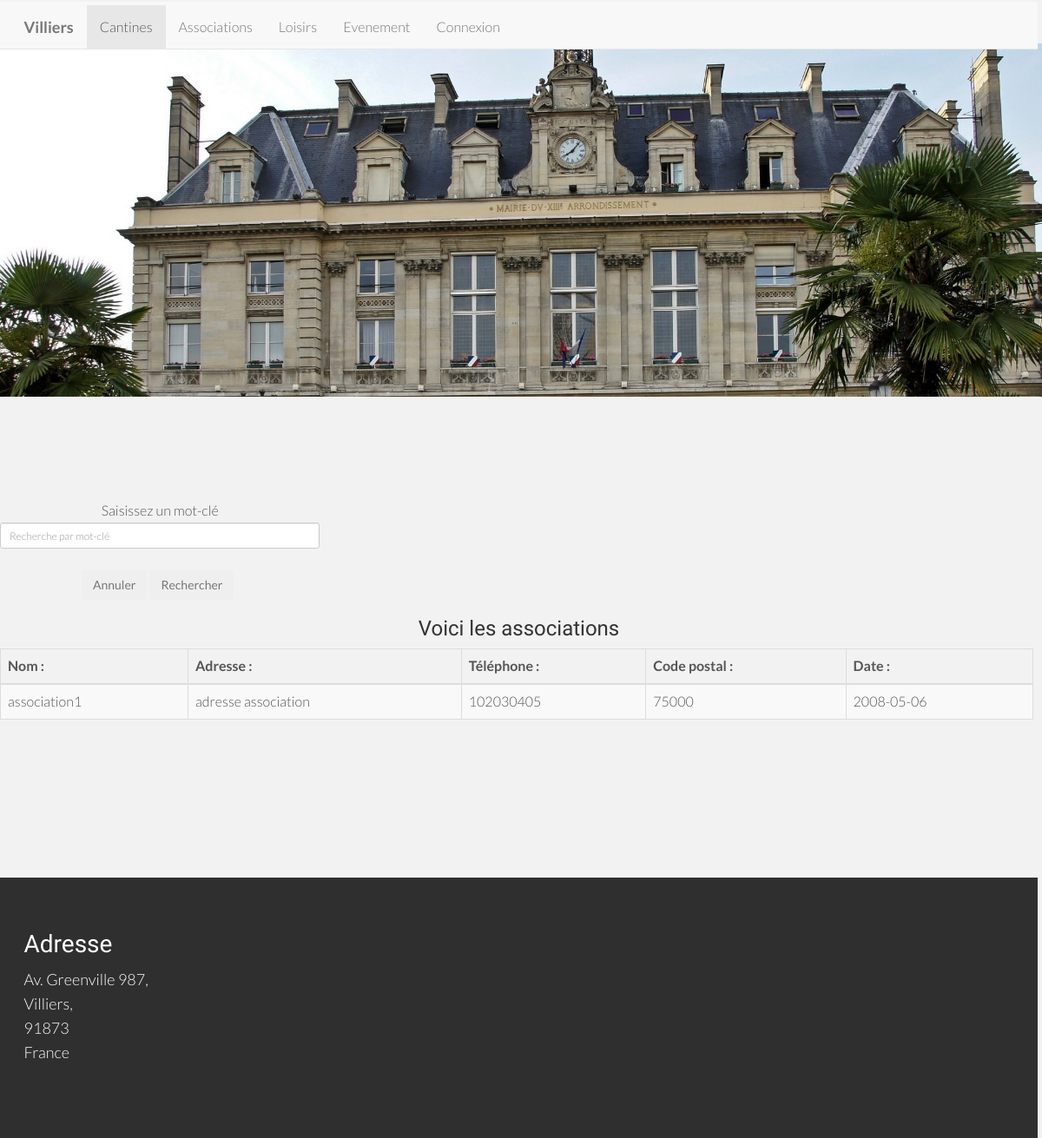
Page /index.php?HS=4 on the earlier database version.
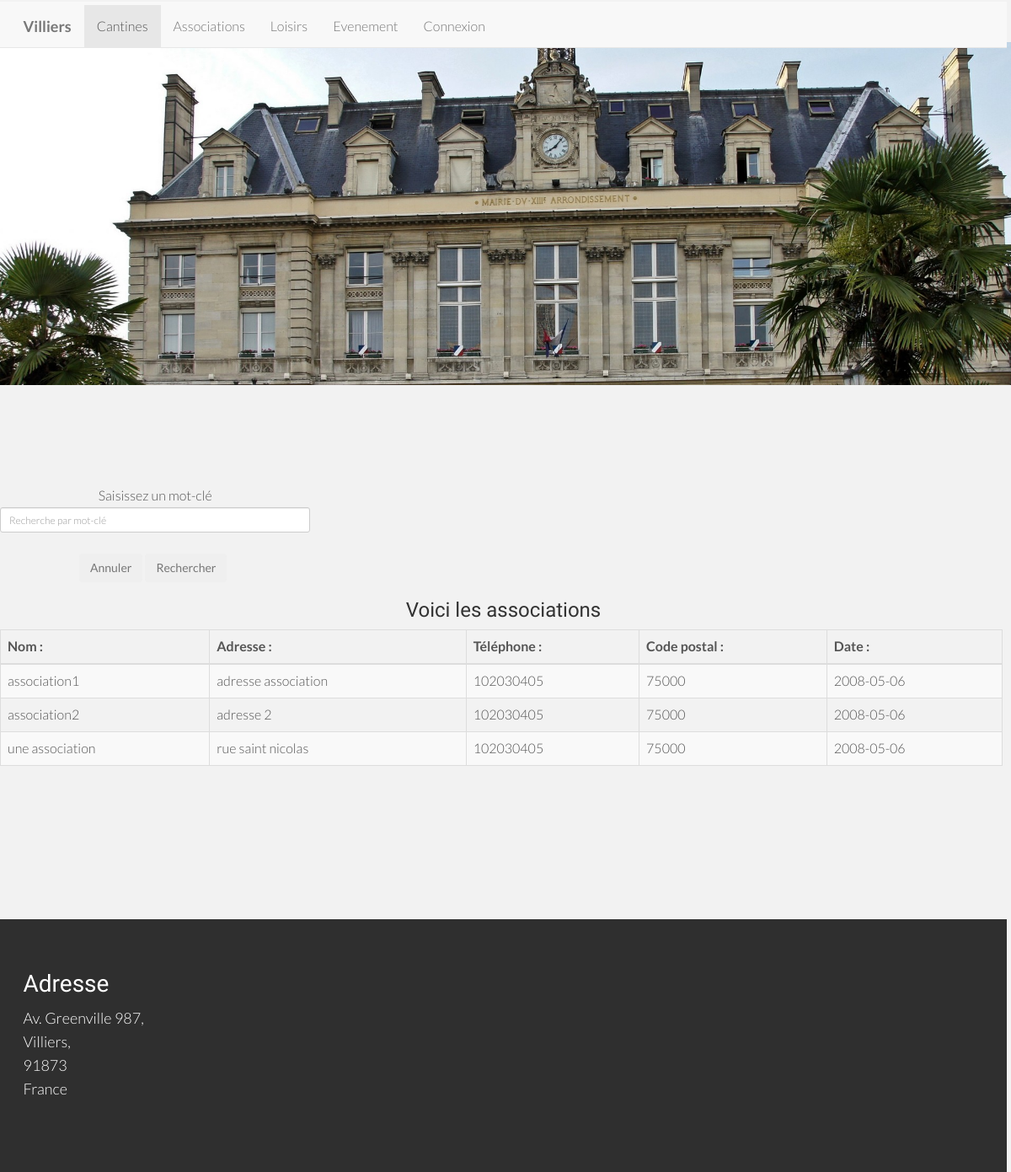
Same page on the later database version.
### tables this page shows
create table association
(idA int(3) not null auto_increment,
libelleA varchar(50),
adresse varchar(50),
tel char(10),
codeP int,
dateA date,
primary key(idA)
);

### controleur/controleur.class.php (called while the page is built, shortened)
<?php
    require_once("modele/modele.class.php");
    class Controleur
    {
        private $unModele;
        public function __construct($serveur, $bdd, $user, $mdp)
        {
            $this->unModele = new Modele ($serveur, $bdd, $user, $mdp);
        }
        public function setTable($uneTable)
        {
            $this->unModele->setTable($uneTable);
        }
        public function selectALL ()
        {
            return $this->unModele->selectALL ();
        }
    }
?>

### modele/modele.class.php (called while the page is built, shortened)
<?php
	class Modele
	{
			private $pdo, $table;
			public function __construct($serveur, $bdd, $user, $mdp)
			{
				$this->pdo=null;
				try{
					$this->pdo = new PDO ("mysql:host=".$serveur.";dbname=".$bdd,$user,$mdp);
				}
				catch (PDOException $exp)
				{
					echo "Erreur de connexion à la base de données";
				}
			}
		public function setTable ($uneTable)
		{
			$this->table=$uneTable;
		}
		public function selectALL ()
		{
			if ($this->pdo !=null)
			{
				$requete = "select * from ".$this->table.";";
					$select = $this->pdo->prepare ($requete);
					$select->execute ();
					return $select->fetchALL();
			}
			else
			{
				return null;
			}
		}
	}
?>

### vue/tableau_association.php (the view, shortened to what this page needs)
					<center>
					<h3> Voici les associations </h3>
					<div class="table-responsive" id="sailorTableArea">
<table id="sailorTable" class="table table-striped table-bordered" width="25%">
<thead>
			<tr>
					 <th> Nom : </th>
					 <th> Adresse :</th>
					 <th> Téléphone : </th>
					 <th> Code postal :</th>
					 <th> Date : </th>
			</tr>
</thead>
<tbody>
					 <?php
					foreach ($lesLignes as $uneLigne)
					{
						echo "<tr> <td>".$uneLigne['libelleA']." </td>
						<td> ".$uneLigne['adresse']." </td>
						<td>".$uneLigne['tel']." </td>
						<td>".$uneLigne['codeP']." </td>
						<td>".$uneLigne['dateA']."</td>
						</tr>";
					}
					?>
</tbody>
					</table>
					</center>

### index.php (shortened to what this page needs)
<?php
	require_once ("controleur/controleur.class.php");
	$unControleur = new Controleur ("localhost", "mairie", "root", "");
?>
<!DOCTYPE html>
<html lang="en">
<head>
  <link href="lib/bootstrap/css/bootstrap.min.css" rel="stylesheet">
  <link href="css/style.css" rel="stylesheet">
</head>
<body data-spy="scroll" data-offset="0" data-target="#navigation">
  <?php
  if (isset($_SESSION['idP']))
  {
	  include("vue/nav_connexion.php");
  }else{
	  include("vue/nav.php");
  }
  ?>
            <img src="img/mairie15.png" width="100%"height="10%" >
<center>
<br>
<?php
	if(isset($_GET['HS']))
	{
		switch ($_GET['HS'])
				{
					case 4:
						include("vue/recherche.php");
						$unControleur->setTable("association");
						$lesLignes = $unControleur->selectALL();
						include("vue/tableau_association.php");
						break;
				}
	}
	?>
</center>
<br><br><br><br><br>
    <div id="footerwrap">
      <div class="container">
          <h3>Adresse</h3>
          <p>
            Av. Greenville 987,<br/> Villiers,<br/> 91873
            <br/> France
          </p>
      </div>
    </div>
</body>
</html>

### vue/nav.php (shortened to what this page needs)
<div id="navigation" class="navbar navbar-default navbar-fixed-top">
    <div class="container">
      <div class="navbar-header">
        <a class="navbar-brand smothscroll" href="#home"><b>Villiers</b></a>
      </div>
      <div class="navbar-collapse collapse">
        <ul class="nav navbar-nav">
          <li class="active"><a href="index.php?HS=1">Cantines</a></li>
          <li><a href="index.php?HS=4">Associations</a></li>
          <li><a href="index.php?HS=2">Loisirs</a></li>
          <li><a href="index.php?HS=3">Evenement</a></li>
		  <li><a href="index.php?HS=5">Connexion</a></li>
        </ul>
      </div>
    </div>
  </div>

### vue/recherche.php (shortened to what this page needs)
<bR>
<bR>
<bR>
<bR>
    <div>
        <div class="row">
            <div class="col-md-4 offset-md-4">
            <div class="card text-center card  bg-default mb-3">
              <div class="card-header">
                Saisissez un mot-clé
              </div>
              <div class="card-body">
                            <form method="post" action="">
                   <input type="text" name="recherche" class="form-control input-sm chat-input" placeholder="Recherche par mot-clé" />
                            <div class="card-footer text-muted">
                            <input type ="reset" name ="Annuler" value ="Annuler" class="btn btn-secondary">
                            <input type ="submit" name ="valider" value="Rechercher" class="btn btn-secondary">
                        </div>
                    </form>
            </div>
        </div>
        </div>
    </div>

### style/style.css (style rules this page uses)
div { margin:2px 5px 0 0; }

### css/style.css (style rules this page uses)
body { background-color: #f2f2f2; font-family: "Lato"; font-weight: 300; font-size: 16px; color: #555; padding-top: 50px; -webkit-font-smoothing: antialiased; -webkit-overflow-scrolling: touch; }
h1, h2, h3, h4, h5, h6 { font-family: "Raleway"; font-weight: 300; color: #333; }
p { line-height: 28px; margin-bottom: 25px; }
a { color: #000000; word-wrap: break-word; -webkit-transition: color 0.1s ease-in, background 0.1s ease-in; -moz-transition: color 0.1s ease-in, background 0.1s ease-in; -ms-transition: color 0.1s ease-in, background 0.1s ease-in; -o-transition: color 0.1s ease-in, background 0.1s ease-in; transition: color 0.1s ease-in, background 0.1s ease-in; }
a:before, a:after { -webkit-transition: color 0.1s ease-in, background 0.1s ease-in; -moz-transition: color 0.1s ease-in, background 0.1s ease-in; -ms-transition: color 0.1s ease-in, background 0.1s ease-in; -o-transition: color 0.1s ease-in, background 0.1s ease-in; transition: color 0.1s ease-in, background 0.1s ease-in; }
#footerwrap { background-color: #2f2f2f; color: white; padding-top: 40px; padding-bottom: 60px; text-align: left; }
#footerwrap h3 { font-size: 28px; color: white; }
#footerwrap p { color: white; font-size: 18px; }

Differences in the rows shown:
added association: libelleA "association2", adresse "adresse 2", tel "102030405", codeP "75000", dateA "2008-05-06"
added association: libelleA "une association", adresse "rue saint nicolas", tel "102030405", codeP "75000", dateA "2008-05-06"
